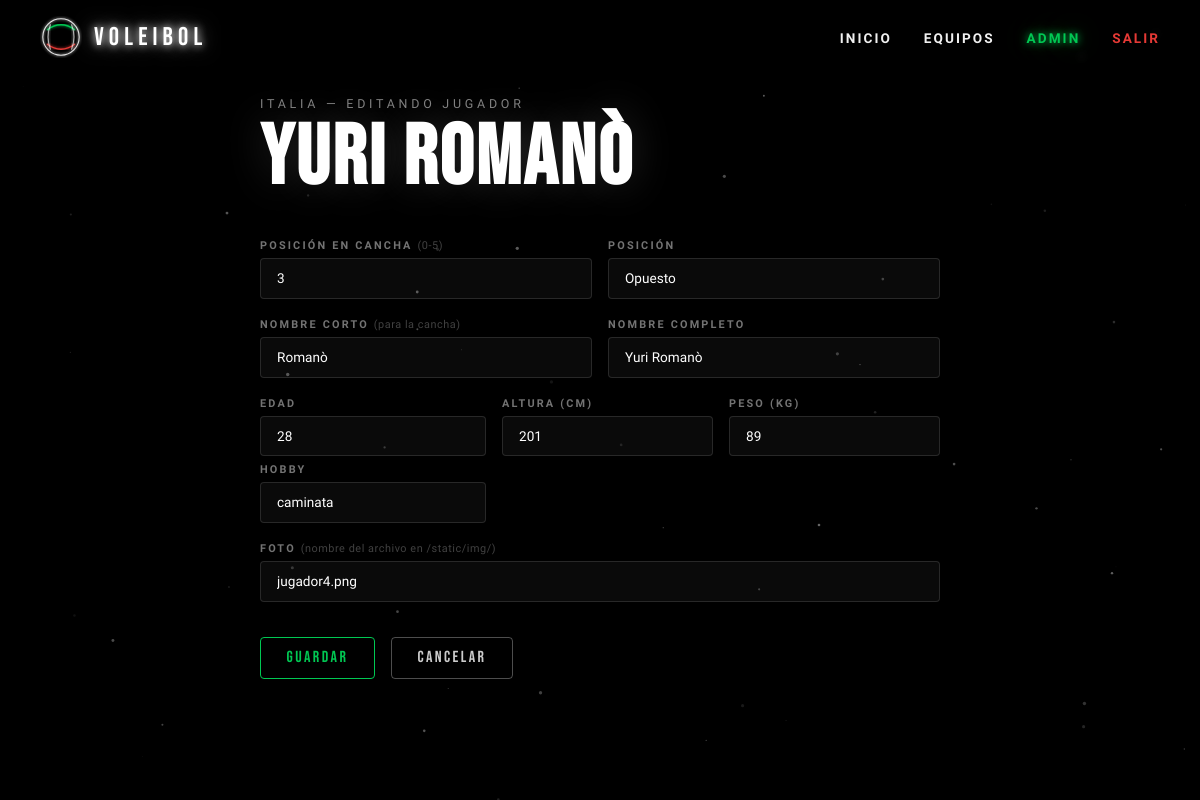
Page /equipos/admin-panel/equipo/1/jugador/4/editar/ (signed in) on the committed database.
### equipos/models.py (models this page shows, shortened)
class Equipo(models.Model):
    slug        = models.SlugField(unique=True)          # 'italia', 'polonia', 'brasil'
    nombre      = models.CharField(max_length=100)       # 'ITALIA'
    subtitulo   = models.CharField(max_length=200)
    clase_color = models.CharField(max_length=50)        # 'equipo-italia'
    imagen      = models.CharField(max_length=100)       # 'equipo-italia.png'
    class Meta:
        verbose_name = 'Equipo'
        verbose_name_plural = 'Equipos'

class Jugador(models.Model):
    POSICIONES = [
        ('Armador',           'Armador'),
        ('Receptor/Atacante', 'Receptor/Atacante'),
        ('Central',           'Central'),
        ('Opuesto',           'Opuesto'),
        ('Líbero',            'Líbero'),
    ]
    equipo          = models.ForeignKey(Equipo, on_delete=models.CASCADE, related_name='jugadores')
    orden           = models.PositiveSmallIntegerField(default=0)   # 0-5, posición en cancha
    nombre          = models.CharField(max_length=60)               # apellido corto
    nombre_completo = models.CharField(max_length=120)
    hobby = models.CharField(max_length=120, default='')
    posicion        = models.CharField(max_length=30, choices=POSICIONES)
    edad            = models.PositiveSmallIntegerField()
    altura_cm       = models.PositiveSmallIntegerField()            # solo el número
    peso_kg         = models.PositiveSmallIntegerField()
    foto            = models.CharField(max_length=100)              # 'jugador1.png'
    class Meta:
        ordering = ['equipo', 'orden']
        verbose_name = 'Jugador'
        verbose_name_plural = 'Jugadores'

### equipos/views.py (the view, shortened to what this page needs)
# urls.py: path('admin-panel/equipo/<int:equipo_pk>/jugador/<int:pk>/editar/', views.jugador_form,     name='jugador_editar'),
@login_required
def jugador_form(request, equipo_pk, pk=None):
    equipo  = get_object_or_404(Equipo, pk=equipo_pk)
    jugador = get_object_or_404(Jugador, pk=pk, equipo=equipo) if pk else None
    return render(request, 'equipos/admin/jugador_form.html', {
        'equipo': equipo, 'jugador': jugador,
        'posiciones': Jugador.POSICIONES,
    })

### templates/equipos/admin/jugador_form.html (shortened to what this page needs)
{% extends 'equipos/admin/base_admin.html' %}
{% block contenido %}
<div class="form-wrap">
  <p class="texto-subtitulo">{{ equipo.nombre }} — {% if jugador %}Editando jugador{% else %}Nuevo jugador{% endif %}</p>
  <h1 class="texto-titulo">{% if jugador %}{{ jugador.nombre_completo|upper }}{% else %}AGREGAR <span class="acento-verde">JUGADOR</span>{% endif %}</h1>
  <form method="post" class="admin-form">
    <div class="campo-grid">
      <div class="campo">
        <label>POSICIÓN EN CANCHA <span class="campo-hint">(0-5)</span></label>
        <input type="number" name="orden" min="0" max="5" required value="{{ jugador.orden|default:'0' }}"/>
      </div>
      <div class="campo">
        <label>POSICIÓN</label>
        <select name="posicion" required>
          {% for valor, etiqueta in posiciones %}
          <option value="{{ valor }}" {% if jugador.posicion == valor %}selected{% endif %}>{{ etiqueta }}</option>
          {% endfor %}
        </select>
      </div>
    </div>
    <div class="campo-grid">
      <div class="campo">
        <label>NOMBRE CORTO <span class="campo-hint">(para la cancha)</span></label>
        <input type="text" name="nombre" required placeholder="Giannelli" value="{{ jugador.nombre|default:'' }}"/>
      </div>
      <div class="campo">
        <label>NOMBRE COMPLETO</label>
        <input type="text" name="nombre_completo" required placeholder="Simone Giannelli" value="{{ jugador.nombre_completo|default:'' }}"/>
      </div>
    </div>
    <div class="campo-grid tres">
      <div class="campo">
        <label>EDAD</label>
        <input type="number" name="edad" required min="16" max="50" value="{{ jugador.edad|default:'' }}"/>
      <div class="campo">
        <label>HOBBY</label>
        <input type="text" name="hobby" required placeholder="caminata" value="{{ jugador.hobby|default:'' }}"/>
      </div>
      </div>
      <div class="campo">
        <label>ALTURA (cm)</label>
        <input type="number" name="altura_cm" required min="150" max="230" value="{{ jugador.altura_cm|default:'' }}"/>
      </div>
      <div class="campo">
        <label>PESO (kg)</label>
        <input type="number" name="peso_kg" required min="50" max="150" value="{{ jugador.peso_kg|default:'' }}"/>
      </div>
    </div>
    <div class="campo">
      <label>FOTO <span class="campo-hint">(nombre del archivo en /static/img/)</span></label>
      <input type="text" name="foto" required placeholder="jugador1.png" value="{{ jugador.foto|default:'' }}"/>
    </div>
    <div class="form-botones">
      <button type="submit" class="btn-admin btn-verde">GUARDAR</button>
      <a href="{% url 'admin_panel' %}" class="btn-admin btn-blanco">CANCELAR</a>
    </div>
  </form>
</div>
{% endblock %}

### static/css/estilos.css (style rules this page uses)
:root { --negro: #000000; --negro-suave: #050505; --blanco: #ffffff; --blanco-suave: #F0F0F0; --verde: #00C853; --rojo: #E53935; --rojo-vivo: #FF1744; --fuente-titulo: 'Bebas Neue', sans-serif; --fuente-cuerpo: 'Chakra Petch', sans-serif; --brillo-blanco: 0 0 8px #fff, 0 0 20px rgba(255,255,255,0.6); --brillo-verde: 0 0 8px #00C853, 0 0 25px rgba(0,200,83,0.5); --brillo-rojo: 0 0 8px #E53935, 0 0 25px rgba(229,57,53,0.5); }
*, *::before, *::after { margin: 0; padding: 0; box-sizing: border-box; }
html { scroll-behavior: smooth; }
body { background: var(--negro); color: var(--blanco); font-family: var(--fuente-cuerpo); overflow-x: hidden; }
.texto-subtitulo { font-family: var(--fuente-cuerpo); font-size: 0.78rem; font-weight: 300; letter-spacing: 0.3em; text-transform: uppercase; color: rgba(255,255,255,0.5); margin-bottom: 0.5rem; }
.texto-titulo { font-family: var(--fuente-titulo); font-size: clamp(3.5rem, 7vw, 6.5rem); line-height: 0.95; letter-spacing: 0.03em; color: var(--blanco); text-shadow: 0 0 40px rgba(255,255,255,0.15); margin-bottom: 1.2rem; }

### static/css/admin.css (style rules this page uses)
.admin-body { overflow-x: hidden; overflow-y: auto; }
.btn-admin { display: inline-flex; align-items: center; justify-content: center; font-family: var(--fuente-titulo); letter-spacing: .15em; text-decoration: none; border: 1px solid; border-radius: 4px; cursor: pointer; transition: background .25s, border-color .25s, box-shadow .25s, color .25s; white-space: nowrap; background: transparent; }
.btn-admin:not(.btn-sm):not(.btn-xs) { font-size: 1rem; padding: .65rem 1.6rem; }
.btn-verde { border-color: var(--verde); color: var(--verde); }
.btn-blanco { border-color: rgba(255,255,255,.3); color: rgba(255,255,255,.8); }
.form-wrap { max-width: 680px; margin: 0 auto; }
.form-wrap .texto-titulo { margin-bottom: 2.5rem; }
.admin-form { display: flex; flex-direction: column; gap: 1.2rem; }
.campo { display: flex; flex-direction: column; gap: .4rem; }
.campo label { font-family: var(--fuente-cuerpo); font-size: .68rem; font-weight: 600; letter-spacing: .2em; text-transform: uppercase; color: rgba(255,255,255,.45); }
.campo-hint { font-weight: 300; letter-spacing: .05em; color: rgba(255,255,255,.25); text-transform: none; }
.campo input, .campo select { background: rgba(255,255,255,.04); border: 1px solid rgba(255,255,255,.12); border-radius: 4px; padding: .7rem 1rem; color: #fff; font-family: var(--fuente-cuerpo); font-size: .85rem; transition: border-color .25s, box-shadow .25s; outline: none; -webkit-appearance: none; }
.campo select option { background: #111; }
.campo-grid { display: grid; grid-template-columns: 1fr 1fr; gap: 1rem; }
.campo-grid.tres { grid-template-columns: 1fr 1fr 1fr; }
.form-botones { display: flex; gap: 1rem; margin-top: 1rem; }

### rows in the picture
Equipo: nombre "ITALIA"
Jugador: nombre_completo "YURI ROMANÒ", orden "3", posicion "Opuesto", nombre "Romanò", nombre_completo "Yuri Romanò", edad "28", hobby "caminata", altura_cm "201", peso_kg "89", foto "jugador4.png"
